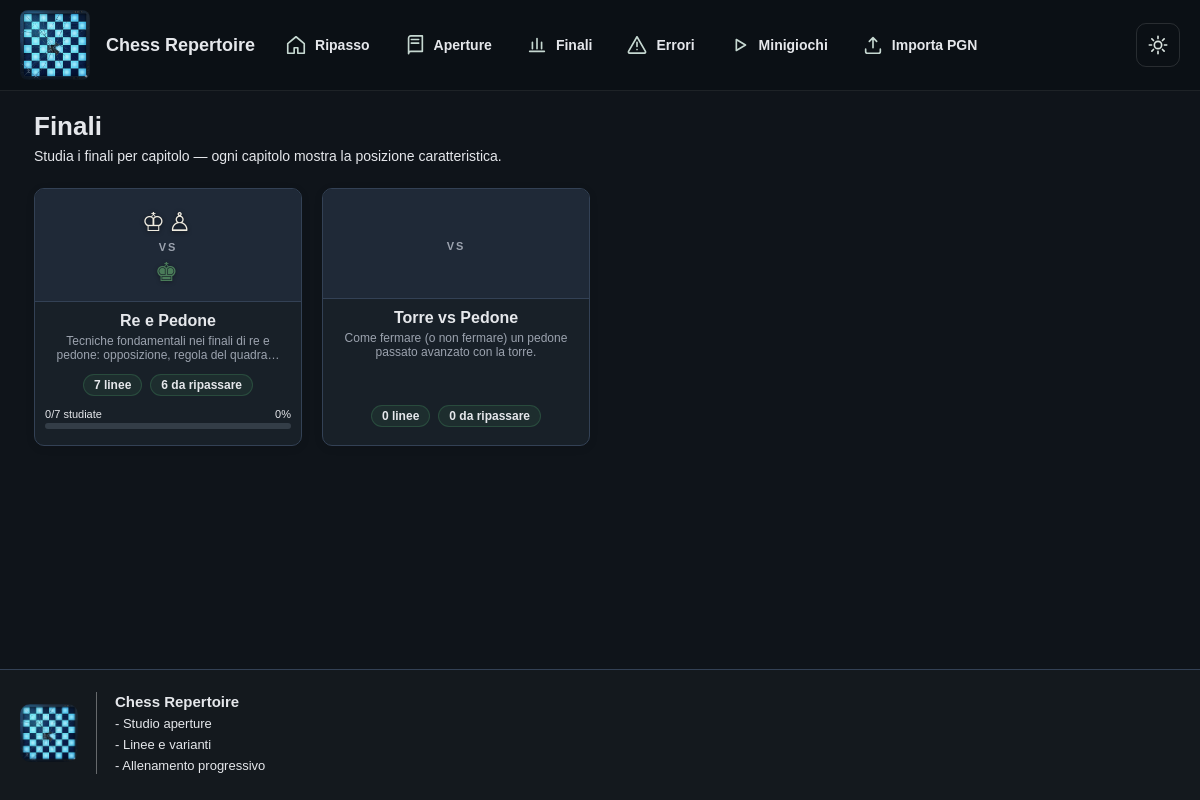
The app's page /finali/, older data.
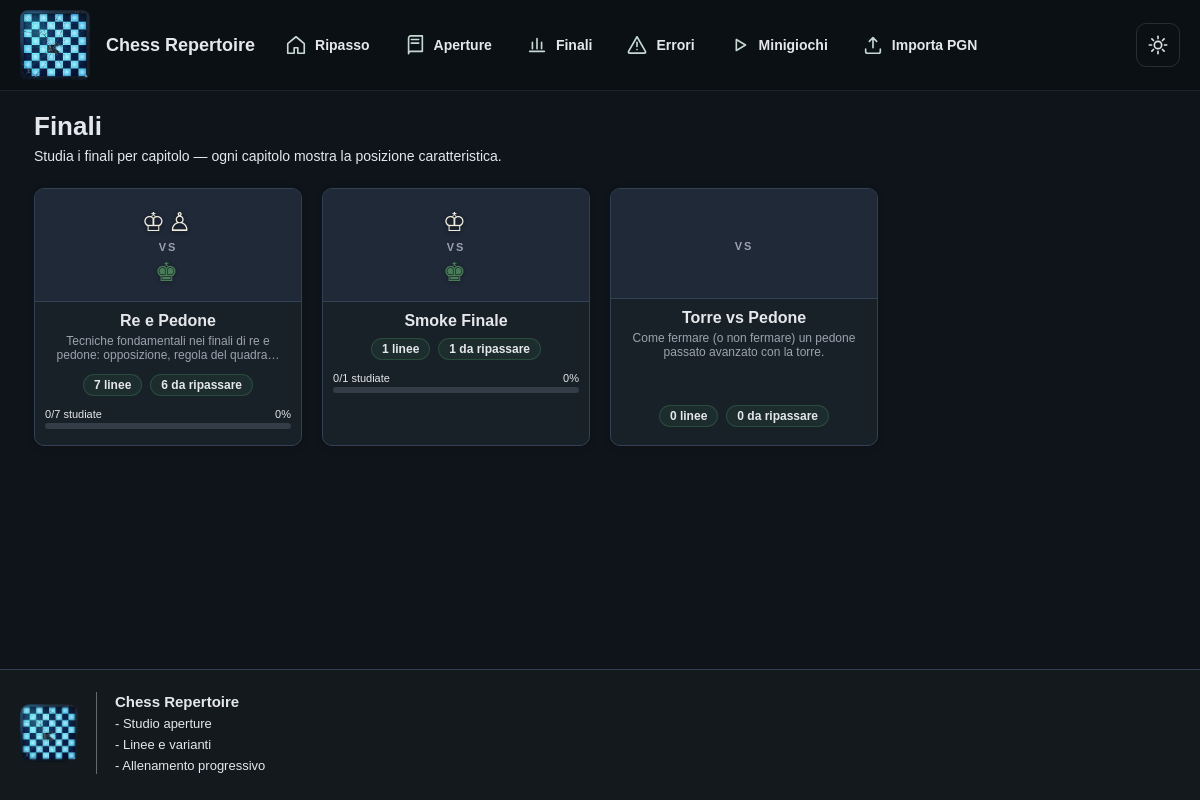
The same page, newer data.
### repertoire/models.py (models this page shows, shortened)
class FinaleCapitolo(models.Model):
    nome = models.CharField(max_length=100, unique=True)
    descrizione = models.TextField(blank=True, null=True)
    ordine = models.PositiveIntegerField(default=0)
    fen_preview = models.TextField(
        blank=True,
        null=True,
        help_text="FEN per la miniatura del capitolo. Se vuoto, usa la prima linea.",
    )
    class Meta:
        ordering = ["ordine", "nome"]

### repertoire/views.py (the view)
# urls.py: path("finali/", views.finali_list, name="finali_list"),
def finali_list(request):
    now = timezone.now()
    capitoli = FinaleCapitolo.objects.annotate(
        num_linee=Count("linee", distinct=True),
        linee_studiate=Count("linee", filter=Q(linee__completamenti__gt=0), distinct=True),
        due_linee=Count(
            "linee",
            filter=_numbered_related_line_filter("linee__") & _finale_due_filter(now),
            distinct=True,
        ),
    ).prefetch_related("linee", "posizioni")
    capitoli_data = []
    for capitolo in capitoli:
        prefetched_lines = list(capitolo.linee.all())
        first_line = prefetched_lines[0] if prefetched_lines else None
        fen = capitolo.fen_preview or (first_line.fen_start if first_line else "")
        white_pieces, black_pieces = _fen_pieces(fen)
        capitoli_data.append(
            {
                "obj": capitolo,
                "white_pieces": white_pieces,
                "black_pieces": black_pieces,
                "num_linee": capitolo.num_linee,
                "linee_studiate": capitolo.linee_studiate,
                "due_linee": capitolo.due_linee,
            }
        )
    return render(request, "repertoire/finali_list.html", {"capitoli": capitoli_data})

### repertoire/views.py (called while the page is built)
def _finale_due_filter(now):
    return Q(linee__review_attempts=0) | Q(linee__due_at__isnull=True) | Q(linee__due_at__lte=now)

def _numbered_related_line_filter(prefix):
    return Q(**{f"{prefix}numero__isnull": False}) & Q(**{f"{prefix}numero__gt": 0})

def _fen_pieces(fen):
    white_symbols = {"K": "♔", "Q": "♕", "R": "♖", "B": "♗", "N": "♘", "P": "♙"}
    black_symbols = {"k": "♚", "q": "♛", "r": "♜", "b": "♝", "n": "♞", "p": "♟"}
    parts = (fen or "").split()
    placement = parts[0] if parts else ""
    white_counts = {piece: 0 for piece in "KQRBNP"}
    black_counts = {piece: 0 for piece in "kqrbnp"}
    for char in placement:
        if char in white_counts:
            white_counts[char] += 1
        elif char in black_counts:
            black_counts[char] += 1
    white = [white_symbols[piece] for piece in "KQRBNP" for _ in range(white_counts[piece])]
    black = [black_symbols[piece] for piece in "kqrbnp" for _ in range(black_counts[piece])]
    return white, black

### repertoire/templates/repertoire/finali_list.html (shortened to what this page needs)
{% extends "repertoire/base.html" %}
{% block content %}
<div class="page">
  <h1 class="page-title">Finali</h1>
  <p class="page-subtitle">Studia i finali per capitolo — ogni capitolo mostra la posizione caratteristica.</p>
  {% if capitoli %}
  <div class="grid">
    {% for item in capitoli %}
    <a href="{% url 'finali_chapter_detail' item.obj.id %}" class="card">
      <div class="pieces-preview">
        <span class="pieces-row white">{% for p in item.white_pieces %}{{ p }}{% endfor %}</span>
        <div class="pieces-vs">vs</div>
        <span class="pieces-row black">{% for p in item.black_pieces %}{{ p }}{% endfor %}</span>
      </div>
      <h3>{{ item.obj.nome }}</h3>
      {% if item.obj.descrizione %}
      <div class="card-desc">{{ item.obj.descrizione|truncatechars:80 }}</div>
      {% endif %}
      <div class="card-meta">
        <span class="badge">{{ item.num_linee }} linee</span>
        <span class="badge">{{ item.due_linee }} da ripassare</span>
      </div>
      {% if item.num_linee %}
      <div class="progress-wrap">
        <div class="progress-meta">
          <span>{{ item.linee_studiate }}/{{ item.num_linee }} studiate</span>
          <span>{% widthratio item.linee_studiate item.num_linee 100 %}%</span>
        </div>
        <div class="progress-bar">
        </div>
      </div>
      {% endif %}
    </a>
    {% endfor %}
  </div>
  {% else %}
  <div class="empty-state">
    <h2>Nessun capitolo ancora</h2>
    <p>Aggiungi i primi capitoli dall'<a href="/admin/repertoire/finalecapitolo/add/">area di amministrazione</a>.</p>
  </div>
  {% endif %}
</div>
{% endblock %}

Row changes from the older to the newer data that the page shows:
added FinaleCapitolo: white_pieces "♔", black_pieces "♚", obj.nome "Smoke Finale", num_linee "1", due_linee "1", linee_studiate "0"
